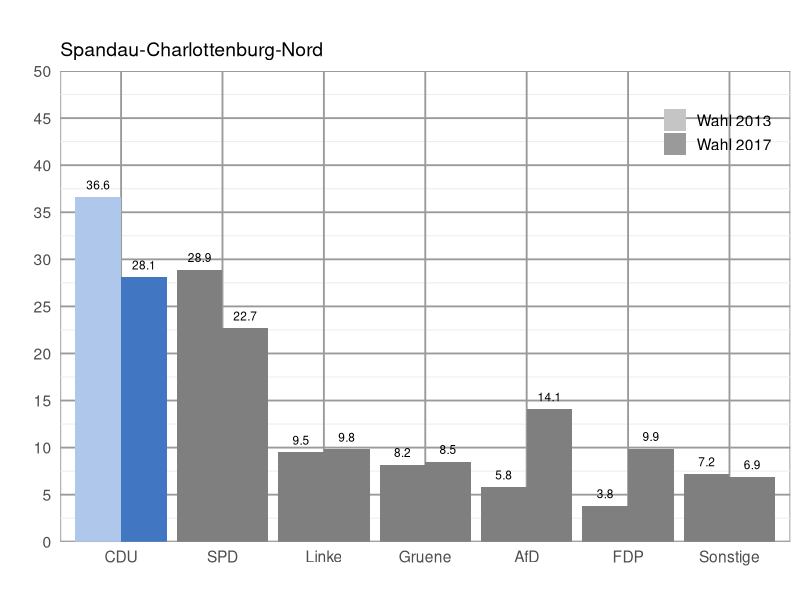

Write the R code that produced this figure.
# libraries
require(dplyr)
require(ggplot2)
# current directory with required data
setwd("/Users/Jonas/Desktop/DataScience_BTW")

## import file
# dec="," so that comma seperated values are converted to decimal values
read.csv(file = "Zweitstimme_2017_2013.csv", sep = ";", dec=",") -> zweitstimme

## select "Wahlkreis == Mitte", save as new table "mitte"
# %>% ist eine chain, um Befehle von dplyr zu verbinden
zweitstimme %>% filter(Wahlkreis == "Spandau-Charlottenburg-Nord") -> spandauCharlottenburgNord

# open up a blank image that we want to save our chart in
png(filename = "78.png",
	width = 6,
	height = 4,
	units = "in",
	res = 200,
	# background is supposed to be transparent
	bg = "transparent")

## make combined dark and light color palette
# order: Afd, CDU, FDP, Gruene, Linke, Sonstige, SPD, Legende/Jahr
cols_dark <- c("#4176c2", "#000000", "#ffcc00", "#78bc1b", "#bd3075", "#707173", "#d71f1d", "#898989")
cols_light <- c("#afc7ea", "#7e7e7e", "#ffeda3", "#d4efaf", "#e293ba", "#cccccc", "#eb807f", "#B7B7B7")
colors <- c(rbind(cols_dark, cols_light))

## add a column that has a smaller number for the larger year and a larger number for the smaller year
# 10000-2017 = 7983 and 10000-2013 = 7987
# second row of table is now: CDU 2017     18.6  7983
# third row of table is now : CDU 2013     22.6  7987
table <- mutate(spandauCharlottenburgNord, order = 10000 - Jahr)

## reorder levels so they are in the order in which they are in the table
# factors are variables in R which take on a limited number of different values
# factors are stored as a vector of int values with a corresponding set of values to use when the factor is displayed
# to change the order in which the levels will be displayed the levels= argugment can be given a vector of the variable in desired order
table$Partei <- factor(table$Partei, levels = unique(table$Partei))

## the trick is to fill by a factor that combines the party name and the order (10000 - year)
# aes sets the genereal aesthetics of the bar
# fill= sets how the bars are colored; scale_file_manual specifies
ggplot(table, aes(x=Partei, group=Jahr, y=Ergebnis, fill=factor(paste0(Partei,order)))) + 
  geom_col(position="dodge") +
  scale_fill_manual(values = colors,
                    breaks = paste0(table$Partei[1], 10000-c(2017, 2013)),
                    labels = c("Wahl 2013", "Wahl 2017"),
                    name = "") +
  # "Wahlkreis" as title of bar chart
  ggtitle("", table$Wahlkreis) +
  # get rid of "Partei" as label for x axis
  xlab("") +
  # get rid of "Ergebnis" as label for y axis
  ylab("") +
  # breaks specificed by a numeric vector of positions in order to have 5 steps intervalls
  scale_y_continuous(limits = c(0, 50), expand = c(0, 0), breaks = c(0, 5, 10, 15, 20, 25, 30, 35, 40, 45, 50)) +
  # geom_text puts the election values on top of each bar
  # hjust = left or right relationg bar, vjust = height over bar
  # size = 3 is size of font
  geom_text(aes(label = table$Ergebnis, angle=0,hjust=0.5), size=3, position=position_dodge(width=0.9), vjust=-0.85) +
  # override the fill aes to get gray colors in the legend
  guides(fill = guide_legend(override.aes = list(fill = c("#C5C5C5", "#9A9A9A")))) +
  # standard theme: theme_minimal; 14 defines font size
  theme_minimal(14) +
  #sets the position of the legend by a numeric vector c(x,y) with x and y as coordinates  
  theme(legend.position = c(0.9, 0.9), rect = element_rect(fill = "transparent"),  
  		# frame of diagramm
  		panel.background = element_rect(colour = "#9A9A9A"),
  		panel.grid.minor = element_line(NULL),
  		# grid of diagram
   		panel.grid.major = element_line(colour = "#9A9A9A"),
   		panel.ontop = FALSE)
 
# save our image
dev.off()
